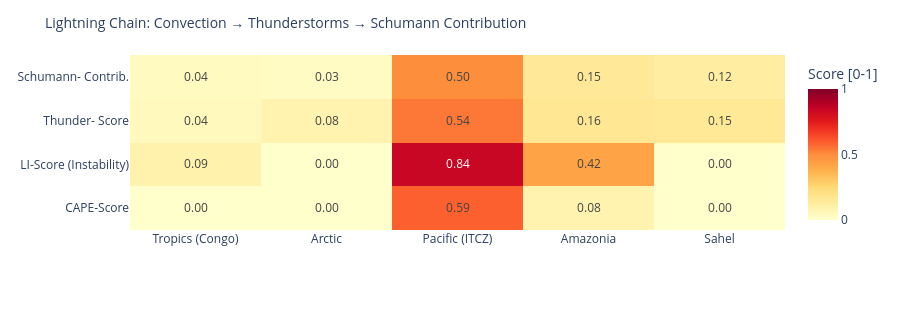

The code cell stored with this chart in its notebook:
### Code cell
# ============================================================
# LIGHTNING CHAIN: Convection → Thunderstorms → Schumann
# Shows the causal chain per measurement point as heatmap
# ============================================================

def cape_score(v):
    """CAPE → normalized score [0,1]"""
    if v is None or pd.isna(v): return 0.0
    return min(1.0, float(v) / 3000)

def li_score(v):
    """Lifted Index: negative = unstable → score [0,1]"""
    if v is None or pd.isna(v): return 0.3
    return min(1.0, max(0.0, (-float(v) + 6) / 12))

def cloud_score(v):
    if v is None or pd.isna(v): return 0.3
    return float(v) / 100

def thunder_score(row):
    """Kombinierter Gewitterwahrscheinlichkeits-Score
    CAPE + LI + Bedeckung + WMO-Gewitter + konvektiver Niederschlag (showers)
    Hinweis: X-Ray und Kp sind kein Bestandteil – nur geomagn./solarer Kontext.
    """
    cs = cape_score(row.get('cape'))
    ls = li_score(row.get('li'))
    cl = cloud_score(row.get('cloud'))
    t  = 1.0 if row.get('thunderstorm') else 0.0
    # Convective precipitation (showers) as additional indicator
    sh = min(1.0, (row.get('showers') or 0) / 5.0)
    return round(cs * 0.30 + ls * 0.25 + cl * 0.15 + t * 0.20 + sh * 0.10, 3)

def schumann_contribution(t_score, lat):
    """Schumann contribution: higher in tropics (±30°), scaled by thunderstorm score"""
    lat_weight = max(0.3, 1.0 - abs(lat) / 60)
    return round(t_score * lat_weight, 3)

df_atm['cape_score']   = df_atm.apply(lambda r: cape_score(r['cape']), axis=1)
df_atm['li_score']     = df_atm.apply(lambda r: li_score(r['li']),    axis=1)
df_atm['thunder_score']= df_atm.apply(lambda r: thunder_score(r.to_dict()), axis=1)
df_atm['schumann_contribution'] = df_atm.apply(
    lambda r: schumann_contribution(r['thunder_score'], r['lat']), axis=1)

metrics = ['cape_score', 'li_score', 'thunder_score', 'schumann_contribution']
labels  = ['CAPE-Score', 'LI-Score\n(Instability)', 'Thunder-\nScore', 'Schumann-\nContrib.']
z_data  = [df_atm[m].tolist() for m in metrics]

fig = go.Figure(go.Heatmap(
    z=z_data,
    x=df_atm['point'].tolist(),
    y=labels,
    colorscale='YlOrRd',
    zmin=0, zmax=1,
    text=[[f'{v:.2f}' for v in row] for row in z_data],
    texttemplate='%{text}', textfont=dict(size=12),
    colorbar=dict(title='Score [0-1]')
))
fig.update_layout(
    title=dict(text='Lightning Chain: Convection → Thunderstorms → Schumann Contribution', font=dict(size=14)),
    height=310,
    plot_bgcolor='rgba(0,0,0,0)', paper_bgcolor='rgba(0,0,0,0)',
    margin=dict(l=130, r=80, t=55, b=80)
)
fig.show()

### Figure 1 — Plotly figure (JSON) as saved in the notebook; plotly's stock layout.template omitted (floating-point values rounded to 4 significant figures)
{"data": [{"colorbar": {"title": {"text": "Score [0-1]"}}, "colorscale": [[0.0, "rgb(255,255,204)"], [0.125, "rgb(255,237,160)"], [0.25, "rgb(254,217,118)"], [0.375, "rgb(254,178,76)"], [0.5, "rgb(253,141,60)"], [0.625, "rgb(252,78,42)"], [0.75, "rgb(227,26,28)"], [0.875, "rgb(189,0,38)"], [1.0, "rgb(128,0,38)"]], "text": [["0.00", "0.00", "0.59", "0.08", "0.00"], ["0.09", "0.00", "0.84", "0.42", "0.00"], ["0.04", "0.08", "0.54", "0.16", "0.15"], ["0.04", "0.03", "0.50", "0.15", "0.12"]], "textfont": {"size": 12}, "texttemplate": "%{text}", "type": "heatmap", "x": ["Tropics (Congo)", "Arctic", "Pacific (ITCZ)", "Amazonia", "Sahel"], "y": ["CAPE-Score", "LI-Score\n(Instability)", "Thunder-\nScore", "Schumann-\nContrib."], "z": [[0.0, 0.0, 0.59, 0.08333, 0.003333], [0.09167, 0.0, 0.8417, 0.425, 0.0], [0.041, 0.083, 0.543, 0.163, 0.151], [0.038, 0.025, 0.498, 0.149, 0.118]], "zmax": 1, "zmin": 0}], "layout": {"height": 310, "margin": {"b": 80, "l": 130, "r": 80, "t": 55}, "paper_bgcolor": "rgba(0,0,0,0)", "plot_bgcolor": "rgba(0,0,0,0)", "title": {"font": {"size": 14}, "text": "Lightning Chain: Convection → Thunderstorms → Schumann Contribution"}}}
